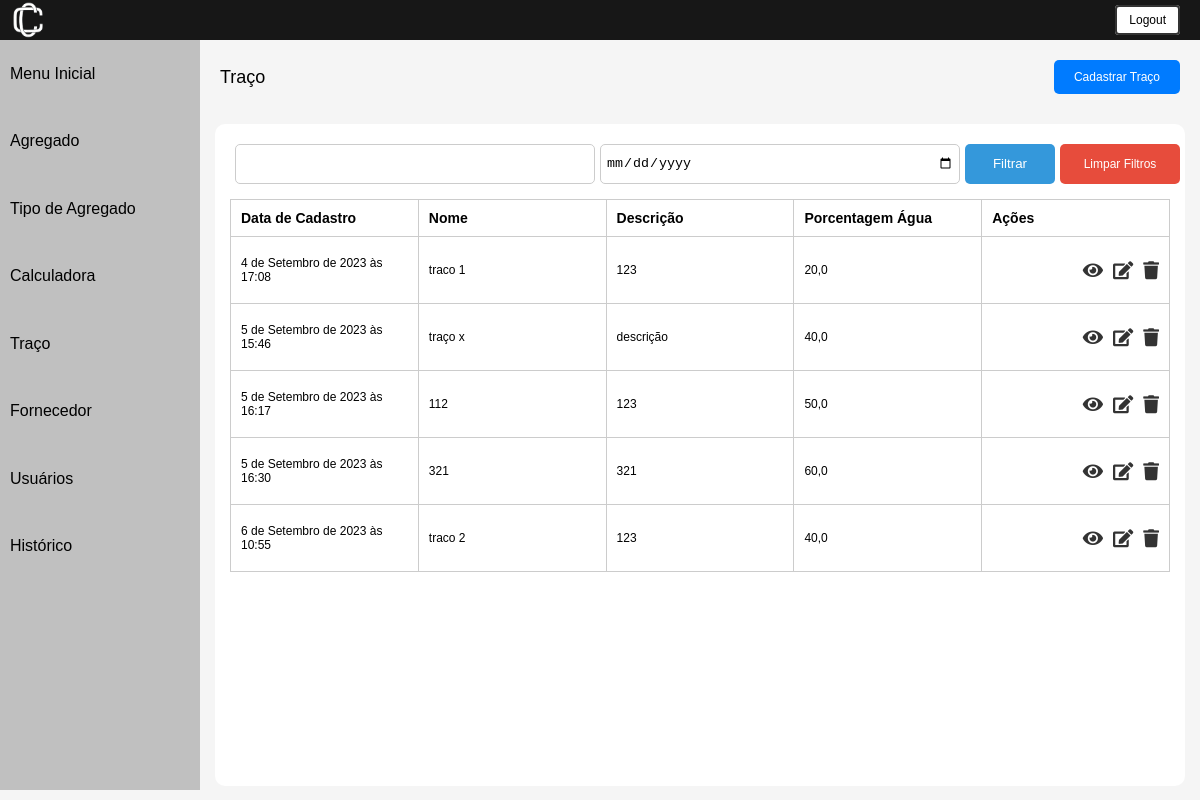
The page /filtrar_tracos/ (signed in) on the database as committed earlier.
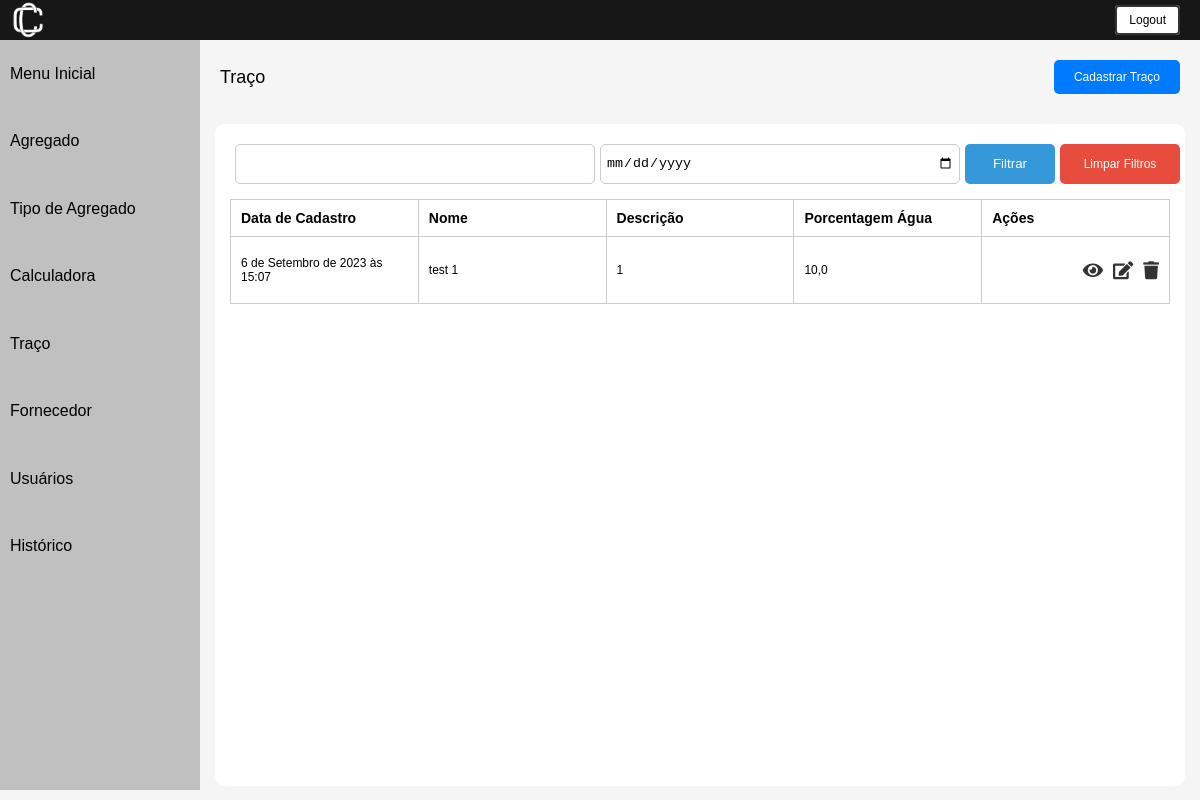
The same page on the database as committed later.
### usuarios/models.py (models this page shows, shortened)
class Traco(models.Model):
    nome = models.CharField(max_length=20, unique=True)
    descricao = models.CharField(max_length=250)
    porcentagem_agua = models.FloatField()
    agregados = models.ManyToManyField(Agregado, through='TracoAgregado', blank=True)
    data_cadastro = models.DateTimeField(default=timezone.now)
    class Meta:
        db_table = "traco"

### usuarios/views.py (the view)
# urls.py: path('filtrar_tracos/', views.filtrar_tracos, name='filtrar_tracos'),
@login_required
def filtrar_tracos(request):
    if request.method == 'GET':
        filtro_data = request.GET.get('data')
        filtro_nome = request.GET.get('nome')
        tracos_filtrados = Traco.objects.all()
        if filtro_data:
            data_selecionada = timezone.make_aware(datetime.strptime(filtro_data, '%Y-%m-%d'))
            data_selecionada_date = data_selecionada.date()
            tracos_filtrados = tracos_filtrados.filter(data_cadastro__date=data_selecionada_date)
        if filtro_nome:
            tracos_filtrados = tracos_filtrados.filter(nome__icontains=filtro_nome)
        if 'limpar' in request.GET:
            return HttpResponseRedirect(request.path_info)
        context = {
            'traco': tracos_filtrados,
        }
        return render(request, 'traco/index.html', context)

### usuarios/templates/traco/index.html (shortened to what this page needs)
{% load static %}
{% block content %}
<html lang="pt-br">
<head>
    <link rel="stylesheet" href="{% static 'css/listar.css' %}">
    <link rel="stylesheet" href="https://cdnjs.cloudflare.com/ajax/libs/font-awesome/5.15.4/css/all.min.css">
</head>
<body>
     {% include "utils/header.html" %}
    <div class="container">
         {% include "utils/sidebar.html" %}
        <div class="content">
            <div class="cadastrar_btn">
                <a class="nome-pagina">Traço</a>
                <a href="{% url 'cadastrar_traco' %}" class="btn_cadastrar">Cadastrar Traço</a>
            </div>
            <div class = 'all-content'>
                {% include "utils/filtrar.html" %}
                <div class="lista">
                    <table>
                        <thead>
                            <tr>
                                <th>Data de Cadastro</th>
                                <th>Nome</th>
                                <th>Descrição</th>
                                <th>Porcentagem Água</th>
                                <th>Ações</th>
                            </tr>
                        </thead>
                        <tbody>
                            {% for elemento in traco %}
                                <tr>
                                    <td>{{ elemento.data_cadastro }}</td>
                                    <td>{{ elemento.nome }}</td>
                                    <td>{{ elemento.descricao }}</td>
                                    <td>{{ elemento.porcentagem_agua }}</td>
                                    <td class="align-right">
                                      <div class="btn-action-container">
                                        <a href="{% url 'inspecionar_traco' elemento.id %}" class="btn-action"><i class="fa fa-eye"></i></a>
                                        <a href="{% url 'editar_traco' elemento.id %}" class="btn-action"><i class="fa fa-edit"></i></a>
                                        <button class="btn-action btn-deletar" data-id="{{ elemento.id }}" data-url="{% url 'deletar_traco' elemento.id %}"><i class="fa fa-trash"></i></button>
                                      </div>
                                    </td>
                            </tr>
                            {% endfor %}
                        </tbody>
                    </table>
                </div>
            </div>
        </div>
        </div>
</body>
{% endblock %}

Rows that differ between the two databases and show on the page:
removed Traco: data_cadastro "4 de Setembro de 2023 às 17:08", nome "traco 1", descricao "123", porcentagem_agua "20,0"
removed Traco: data_cadastro "5 de Setembro de 2023 às 15:46", nome "traço x", descricao "descrição", porcentagem_agua "40,0"
removed Traco: data_cadastro "5 de Setembro de 2023 às 16:17", nome "112", descricao "123", porcentagem_agua "50,0"
removed Traco: data_cadastro "5 de Setembro de 2023 às 16:30", nome "321", descricao "321", porcentagem_agua "60,0"
removed Traco: data_cadastro "6 de Setembro de 2023 às 10:55", nome "traco 2", descricao "123", porcentagem_agua "40,0"
added Traco: data_cadastro "6 de Setembro de 2023 às 15:07", nome "test 1", descricao "1", porcentagem_agua "10,0"
